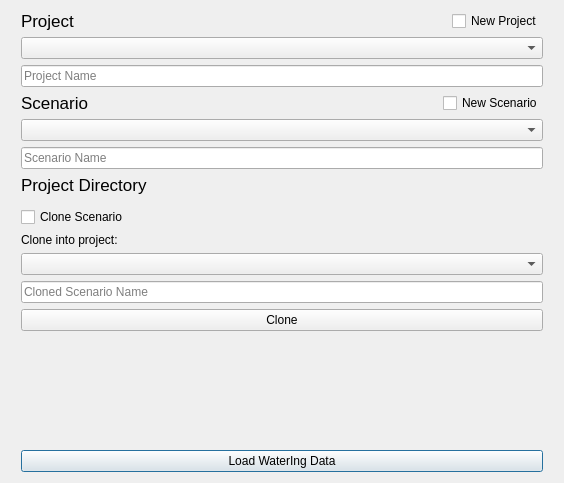
<?xml version="1.0" encoding="UTF-8"?>
<ui version="4.0">
 <class>LoadElements</class>
 <widget class="QDialog" name="LoadElements">
  <property name="windowModality">
   <enum>Qt::ApplicationModal</enum>
  </property>
  <property name="geometry">
   <rect>
    <x>0</x>
    <y>0</y>
    <width>564</width>
    <height>483</height>
   </rect>
  </property>
  <property name="windowTitle">
   <string>Load WaterIng Data</string>
  </property>
  <layout class="QGridLayout" name="gridLayout">
   <item row="10" column="1">
    <widget class="QgsFileWidget" name="newShpDirectory">
     <property name="storageMode">
      <enum>QgsFileWidget::GetDirectory</enum>
     </property>
    </widget>
   </item>
   <item row="7" column="1">
    <layout class="QHBoxLayout" name="horizontalLayout_2">
     <item>
      <widget class="QLineEdit" name="create_scenario">
       <property name="placeholderText">
        <string>Scenario Name</string>
       </property>
      </widget>
     </item>
    </layout>
   </item>
   <item row="12" column="1">
    <layout class="QHBoxLayout" name="horizontalLayout_7">
     <item>
      <widget class="QCheckBox" name="cloneCheckBox">
       <property name="text">
        <string>Clone Scenario</string>
       </property>
      </widget>
     </item>
    </layout>
   </item>
   <item row="25" column="1">
    <widget class="QPushButton" name="newProjectBtn">
     <property name="text">
      <string>Load WaterIng Data</string>
     </property>
    </widget>
   </item>
   <item row="6" column="1">
    <widget class="QComboBox" name="scenarios_box"/>
   </item>
   <item row="5" column="1">
    <layout class="QHBoxLayout" name="horizontalLayout_5">
     <item>
      <widget class="QLabel" name="scenarioLabel">
       <property name="font">
        <font>
         <pointsize>13</pointsize>
         <weight>50</weight>
         <bold>false</bold>
        </font>
       </property>
       <property name="text">
        <string>Scenario</string>
       </property>
      </widget>
     </item>
     <item>
      <widget class="QCheckBox" name="newScenarioCheckBox">
       <property name="sizePolicy">
        <sizepolicy hsizetype="Fixed" vsizetype="Fixed">
         <horstretch>0</horstretch>
         <verstretch>0</verstretch>
        </sizepolicy>
       </property>
       <property name="text">
        <string>New Scenario</string>
       </property>
      </widget>
     </item>
    </layout>
   </item>
   <item row="8" column="2">
    <spacer name="horizontalSpacer">
     <property name="orientation">
      <enum>Qt::Horizontal</enum>
     </property>
     <property name="sizeType">
      <enum>QSizePolicy::Fixed</enum>
     </property>
     <property name="sizeHint" stdset="0">
      <size>
       <width>10</width>
       <height>20</height>
      </size>
     </property>
    </spacer>
   </item>
   <item row="1" column="1">
    <layout class="QHBoxLayout" name="horizontalLayout_4">
     <item>
      <widget class="QLabel" name="projectLabel">
       <property name="font">
        <font>
         <pointsize>13</pointsize>
         <weight>50</weight>
         <bold>false</bold>
        </font>
       </property>
       <property name="text">
        <string>Project</string>
       </property>
      </widget>
     </item>
     <item>
      <widget class="QCheckBox" name="newProjectCheckBox">
       <property name="sizePolicy">
        <sizepolicy hsizetype="Fixed" vsizetype="Fixed">
         <horstretch>0</horstretch>
         <verstretch>0</verstretch>
        </sizepolicy>
       </property>
       <property name="text">
        <string>New Project</string>
       </property>
      </widget>
     </item>
    </layout>
   </item>
   <item row="21" column="1">
    <widget class="QLineEdit" name="cloned_scenario_name">
     <property name="placeholderText">
      <string>Cloned Scenario Name</string>
     </property>
    </widget>
   </item>
   <item row="2" column="1">
    <widget class="QComboBox" name="projects_box"/>
   </item>
   <item row="22" column="1">
    <widget class="QPushButton" name="cloneScenarioBtn">
     <property name="text">
      <string>Clone</string>
     </property>
    </widget>
   </item>
   <item row="3" column="1">
    <layout class="QHBoxLayout" name="horizontalLayout_3">
     <item>
      <widget class="QLineEdit" name="new_project_name">
       <property name="placeholderText">
        <string>Project Name</string>
       </property>
      </widget>
     </item>
    </layout>
   </item>
   <item row="23" column="1">
    <spacer name="verticalSpacer">
     <property name="orientation">
      <enum>Qt::Vertical</enum>
     </property>
     <property name="sizeHint" stdset="0">
      <size>
       <width>20</width>
       <height>10</height>
      </size>
     </property>
    </spacer>
   </item>
   <item row="8" column="0">
    <spacer name="horizontalSpacer_2">
     <property name="orientation">
      <enum>Qt::Horizontal</enum>
     </property>
     <property name="sizeType">
      <enum>QSizePolicy::Fixed</enum>
     </property>
     <property name="sizeHint" stdset="0">
      <size>
       <width>10</width>
       <height>20</height>
      </size>
     </property>
    </spacer>
   </item>
   <item row="8" column="1">
    <widget class="QLabel" name="projectLabel_3">
     <property name="sizePolicy">
      <sizepolicy hsizetype="Expanding" vsizetype="Fixed">
       <horstretch>0</horstretch>
       <verstretch>0</verstretch>
      </sizepolicy>
     </property>
     <property name="font">
      <font>
       <pointsize>13</pointsize>
       <weight>50</weight>
       <bold>false</bold>
      </font>
     </property>
     <property name="text">
      <string>Project Directory</string>
     </property>
    </widget>
   </item>
   <item row="16" column="1">
    <layout class="QHBoxLayout" name="horizontalLayout">
     <item>
      <widget class="QLabel" name="clone_title">
       <property name="text">
        <string>Clone into project:</string>
       </property>
      </widget>
     </item>
    </layout>
   </item>
   <item row="17" column="1">
    <widget class="QComboBox" name="clone_box"/>
   </item>
  </layout>
 </widget>
 <customwidgets>
  <customwidget>
   <class>QgsFileWidget</class>
   <extends>QWidget</extends>
   <header>qgsfilewidget.h</header>
  </customwidget>
 </customwidgets>
 <resources/>
 <connections/>
</ui>
